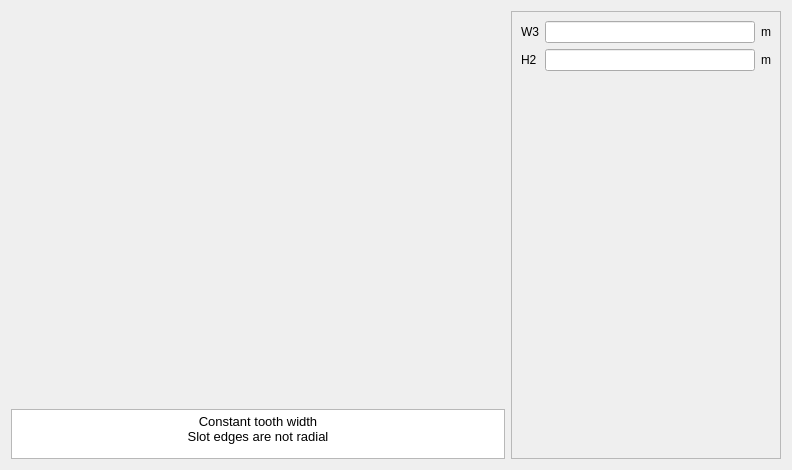
<?xml version="1.0" encoding="UTF-8"?>
<ui version="4.0">
 <class>PWSlot24</class>
 <widget class="QWidget" name="PWSlot24">
  <property name="geometry">
   <rect>
    <x>0</x>
    <y>0</y>
    <width>792</width>
    <height>470</height>
   </rect>
  </property>
  <property name="minimumSize">
   <size>
    <width>270</width>
    <height>470</height>
   </size>
  </property>
  <property name="maximumSize">
   <size>
    <width>1101</width>
    <height>16777215</height>
   </size>
  </property>
  <property name="windowTitle">
   <string>Form</string>
  </property>
  <layout class="QHBoxLayout" name="horizontalLayout">
   <item>
    <layout class="QVBoxLayout" name="verticalLayout_2">
     <item>
      <widget class="QLabel" name="img_slot">
       <property name="sizePolicy">
        <sizepolicy hsizetype="Expanding" vsizetype="Expanding">
         <horstretch>0</horstretch>
         <verstretch>0</verstretch>
        </sizepolicy>
       </property>
       <property name="maximumSize">
        <size>
         <width>16777215</width>
         <height>16777215</height>
        </size>
       </property>
       <property name="text">
        <string/>
       </property>
       <property name="pixmap">
        <pixmap resource="../../../../Resources/pyleecan.qrc">:/images/images/MachineSetup/WSlot/SlotW24_wind.png</pixmap>
       </property>
       <property name="scaledContents">
        <bool>false</bool>
       </property>
       <property name="alignment">
        <set>Qt::AlignCenter</set>
       </property>
      </widget>
     </item>
     <item>
      <widget class="QTextEdit" name="textEdit">
       <property name="sizePolicy">
        <sizepolicy hsizetype="Expanding" vsizetype="Fixed">
         <horstretch>0</horstretch>
         <verstretch>0</verstretch>
        </sizepolicy>
       </property>
       <property name="maximumSize">
        <size>
         <width>16777215</width>
         <height>50</height>
        </size>
       </property>
       <property name="html">
        <string>&lt;!DOCTYPE HTML PUBLIC &quot;-//W3C//DTD HTML 4.0//EN&quot; &quot;http://www.w3.org/TR/REC-html40/strict.dtd&quot;&gt;
&lt;html&gt;&lt;head&gt;&lt;meta name=&quot;qrichtext&quot; content=&quot;1&quot; /&gt;&lt;style type=&quot;text/css&quot;&gt;
p, li { white-space: pre-wrap; }
&lt;/style&gt;&lt;/head&gt;&lt;body style=&quot; font-family:'MS Shell Dlg 2'; font-size:7.8pt; font-weight:400; font-style:normal;&quot;&gt;
&lt;p align=&quot;center&quot; style=&quot; margin-top:0px; margin-bottom:0px; margin-left:0px; margin-right:0px; -qt-block-indent:0; text-indent:0px;&quot;&gt;&lt;span style=&quot; font-size:10pt;&quot;&gt;Constant tooth width&lt;/span&gt;&lt;/p&gt;
&lt;p align=&quot;center&quot; style=&quot; margin-top:0px; margin-bottom:0px; margin-left:0px; margin-right:0px; -qt-block-indent:0; text-indent:0px;&quot;&gt;&lt;span style=&quot; font-size:10pt;&quot;&gt;Slot edges are not radial&lt;/span&gt;&lt;/p&gt;&lt;/body&gt;&lt;/html&gt;</string>
       </property>
      </widget>
     </item>
    </layout>
   </item>
   <item>
    <widget class="QScrollArea" name="scrollArea">
     <property name="minimumSize">
      <size>
       <width>270</width>
       <height>0</height>
      </size>
     </property>
     <property name="maximumSize">
      <size>
       <width>270</width>
       <height>16777215</height>
      </size>
     </property>
     <property name="widgetResizable">
      <bool>true</bool>
     </property>
     <widget class="QWidget" name="scrollAreaWidgetContents">
      <property name="geometry">
       <rect>
        <x>0</x>
        <y>0</y>
        <width>268</width>
        <height>446</height>
       </rect>
      </property>
      <layout class="QVBoxLayout" name="verticalLayout">
       <item>
        <layout class="QGridLayout" name="gridLayout">
         <item row="0" column="0">
          <widget class="QLabel" name="in_W3">
           <property name="text">
            <string>W3</string>
           </property>
          </widget>
         </item>
         <item row="0" column="1">
          <widget class="FloatEdit" name="lf_W3"/>
         </item>
         <item row="0" column="2">
          <widget class="QLabel" name="unit_W3">
           <property name="text">
            <string>m</string>
           </property>
          </widget>
         </item>
         <item row="1" column="0">
          <widget class="QLabel" name="in_H2">
           <property name="text">
            <string>H2</string>
           </property>
          </widget>
         </item>
         <item row="1" column="1">
          <widget class="FloatEdit" name="lf_H2"/>
         </item>
         <item row="1" column="2">
          <widget class="QLabel" name="unit_H2">
           <property name="text">
            <string>m</string>
           </property>
          </widget>
         </item>
        </layout>
       </item>
       <item>
        <spacer name="verticalSpacer">
         <property name="orientation">
          <enum>Qt::Vertical</enum>
         </property>
         <property name="sizeHint" stdset="0">
          <size>
           <width>20</width>
           <height>40</height>
          </size>
         </property>
        </spacer>
       </item>
       <item>
        <widget class="WWSlotOut" name="w_out" native="true"/>
       </item>
      </layout>
     </widget>
    </widget>
   </item>
  </layout>
 </widget>
 <customwidgets>
  <customwidget>
   <class>FloatEdit</class>
   <extends>QLineEdit</extends>
   <header>......GUI/Tools/FloatEdit.h</header>
  </customwidget>
  <customwidget>
   <class>WWSlotOut</class>
   <extends>QWidget</extends>
   <header>......GUI.Dialog.DMachineSetup.SWSlot.WWSlotOut.WWSlotOut.h</header>
   <container>1</container>
  </customwidget>
 </customwidgets>
 <resources>
  <include location="../../../../Resources/pyleecan.qrc"/>
  <include location="../../../../Resources/pyleecan.qrc"/>
  <include location="../../../../Resources/pyleecan.qrc"/>
 </resources>
 <connections/>
</ui>
